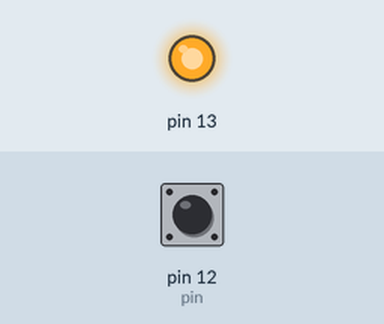
This sketch was run on a simulated Arduino Uno, built with avr-gcc and run on an emulated ATmega328P. On the bench: output pins drawn as LEDs (lit = HIGH). The test bench sets the inputs (shaded band); at power-on: pin 12 (pin) HIGH. What the sketch prints to the serial monitor is not drawn.

Above: at 1.2 s.
1.3 s: pin 12 (pin) pulled LOW for 0.15 s
At 1.38 s:
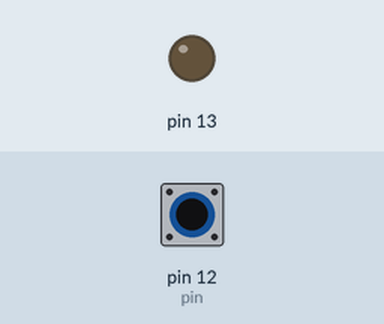
2.9 s: pin 12 (pin) pulled LOW for 3.2 s
At 6.6 s:
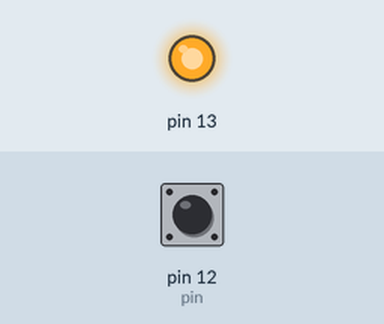
Timing chart, 0 to 8.1 s (numbered marks = the images above; inputs shaded):
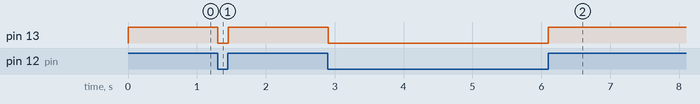

The sketch:

digital-pin-button-light-on-off.ino
```cpp
//Digital input and ouput functions in the arduino programming
//pinMode()
//digitalWrite()
//digitalRead()
//analogRead()
//analogWrite()
//Serial.begin()
//Serial.print()
//Serial.println()
//delay(1000)
//millis()
//tone()
//noTone()
//random()
//sizeof()
//attachInterrupt()
//constrain(val, min, max)
//map(val, in_min, in_max, out_min, out_max)
//=============//

//Below is the code

int pin = 12;

void setup() {
  // put your setup code here, to run once:
  pinMode(pin, INPUT_PULLUP);
  pinMode(13, OUTPUT);
  Serial.begin(9600);


}

void loop() {
  // put your main code here, to run repeatedly:
  int val = digitalRead(12);
  Serial.println(val);
  digitalWrite(13, val);
}
```

Measured:
- after the input at 1.3 s, pin 13: HIGH → LOW at once, → HIGH 0.15 s later
- after the input at 2.9 s, pin 13: HIGH → LOW at once, → HIGH 3.2 s later
